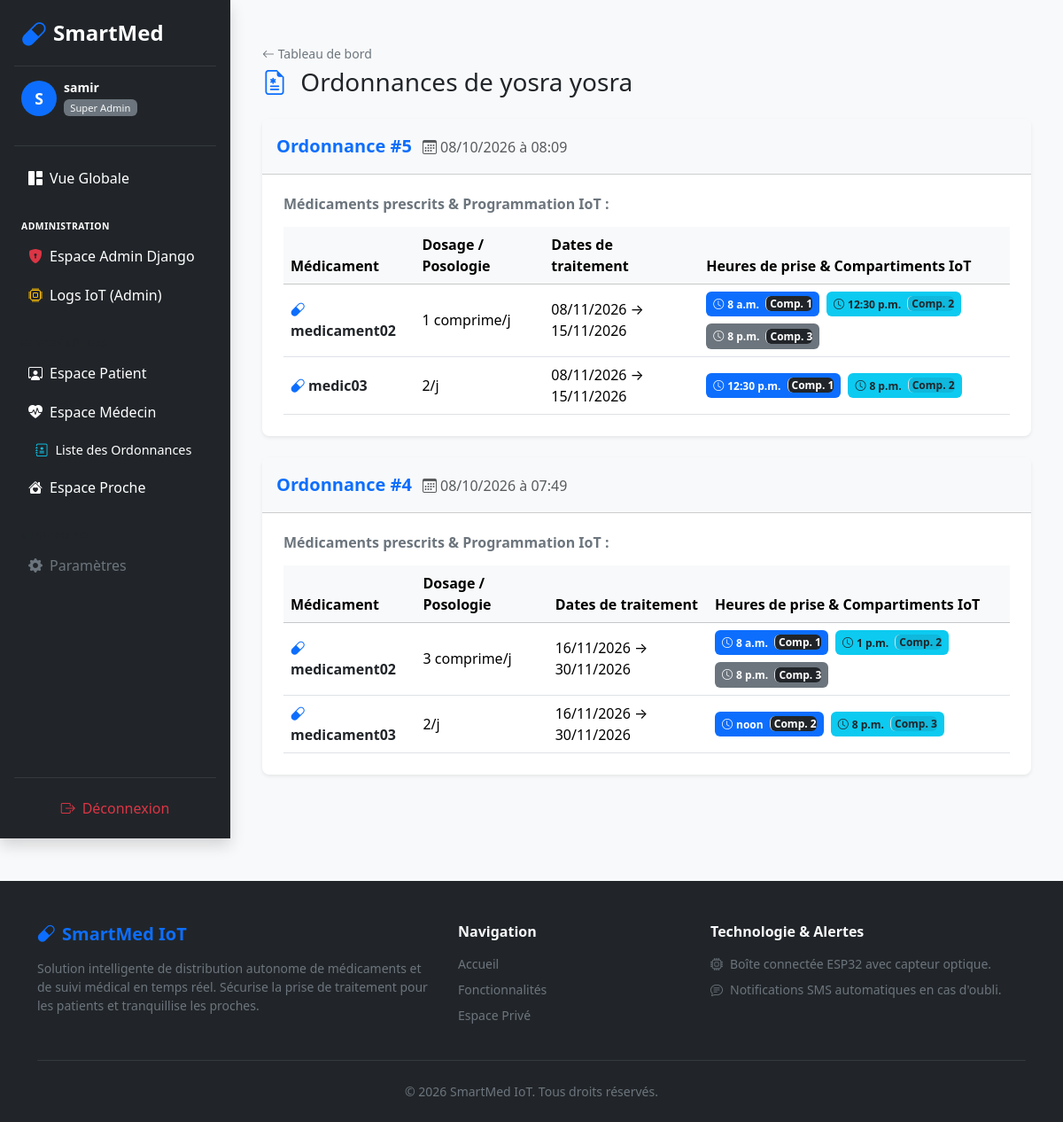
The page /prescriptions/patient/7/ (signed in) on the database as committed earlier.
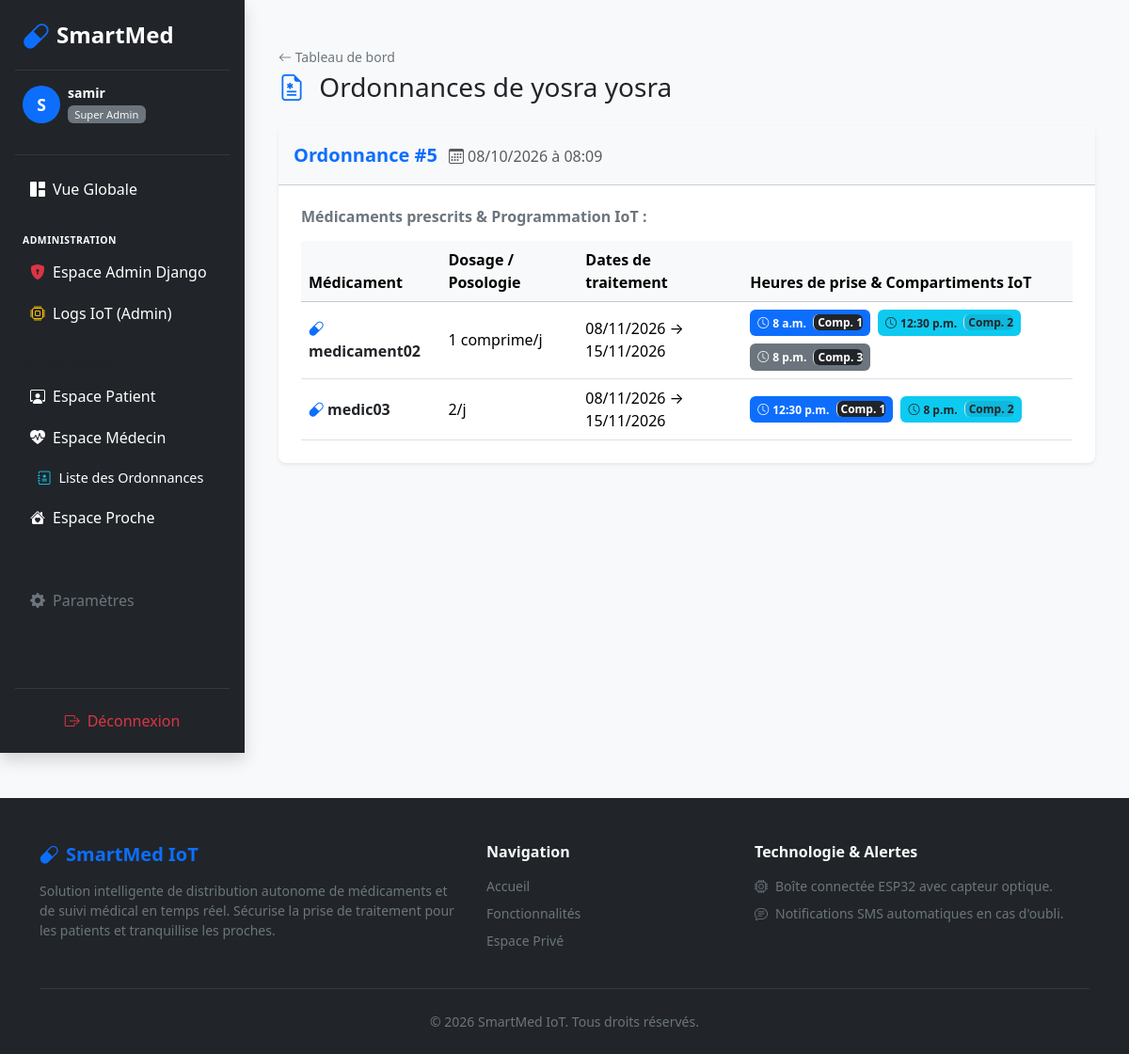
The same page on the database as committed later.
### accounts/models.py (models this page shows, shortened)
class User(AbstractUser):
    class Role(models.TextChoices):
        DOCTOR = 'DOCTOR', 'Médecin'
        RELATIVE = 'RELATIVE', 'Proche / Famille'
        PATIENT = 'PATIENT', 'Patient'
    role = models.CharField(
        max_length=20,
        choices=Role.choices,
        default=Role.PATIENT,
        verbose_name="Rôle Utilisateur"
    )
    phone_number = models.CharField(
        max_length=20,
        blank=True,
        null=True,
        verbose_name="Numéro de Téléphone"
    )
    class Meta:
        verbose_name = "Utilisateur"
        verbose_name_plural = "Utilisateurs"
    @property
    def is_doctor(self):
        return self.role == self.Role.DOCTOR

### prescriptions/models.py (models this page shows, shortened)
class Prescription(models.Model):
    doctor = models.ForeignKey(
        User,
        on_delete=models.CASCADE,
        related_name='prescriptions_given',
        limit_choices_to={'role': 'DOCTOR'},
        null=True,
        blank=True
    )
    patient = models.ForeignKey(
        User,
        on_delete=models.CASCADE,
        related_name='prescriptions_received',
        limit_choices_to={'role': 'PATIENT'}
    )
    notes = models.TextField(blank=True, null=True, verbose_name="Instructions / Remarques globales")
    created_at = models.DateTimeField(default=timezone.now)
    updated_at = models.DateTimeField(auto_now=True)
    class Meta:
        ordering = ['-created_at']
        verbose_name = "Prescription"
        verbose_name_plural = "Prescriptions"

class PrescriptionItem(models.Model):
    prescription = models.ForeignKey(
        Prescription,
        on_delete=models.CASCADE,
        related_name='items'
    )
    medication_name = models.CharField(max_length=150, verbose_name="Nom du médicament")
    dosage = models.CharField(max_length=100, null=True, blank=True, verbose_name="Dosage / Posologie")
    start_date = models.DateField(null=True, blank=True, verbose_name="Date de début")
    end_date = models.DateField(null=True, blank=True, verbose_name="Date de fin")
    intake_time_1 = models.TimeField(null=True, blank=True, verbose_name="Heure Prise 1")
    compartment_1 = models.PositiveIntegerField(default=1, null=True, blank=True, verbose_name="Compartiment Prise 1")
    intake_time_2 = models.TimeField(null=True, blank=True, verbose_name="Heure Prise 2")
    compartment_2 = models.PositiveIntegerField(default=2, null=True, blank=True, verbose_name="Compartiment Prise 2")
    intake_time_3 = models.TimeField(null=True, blank=True, verbose_name="Heure Prise 3")
    compartment_3 = models.PositiveIntegerField(default=3, null=True, blank=True, verbose_name="Compartiment Prise 3")
    item_notes = models.TextField(blank=True, null=True, verbose_name="Consignes spécifiques")

### prescriptions/views.py (the view, shortened to what this page needs)
# urls.py: path('patient/<int:patient_id>/', views.list_patient_prescriptions, name='patient-prescriptions'),
@login_required
def list_patient_prescriptions(request, patient_id):
    patient = get_object_or_404(User, id=patient_id)
    is_doctor = getattr(request.user, 'is_doctor', False)
    if callable(is_doctor):
        is_doctor = is_doctor()
    if not is_doctor and getattr(request.user, 'role', None) == User.Role.DOCTOR:
        is_doctor = True
    if request.user != patient and not is_doctor and not request.user.is_staff:
        raise PermissionDenied("Accès non autorisé.")
    prescriptions = Prescription.objects.filter(patient=patient).prefetch_related('items').order_by('-created_at')
    return render(request, 'prescriptions/prescription_list.html', {
        'patient': patient,
        'prescriptions': prescriptions
    })

### prescriptions/templates/prescriptions/prescription_list.html (shortened to what this page needs)
{% extends "base.html" %}
{% block content %}
<div class="container py-4">
    <div class="d-flex justify-content-between align-items-center mb-4">
        <div>
            <a href="{% url 'dashboards:doctor-dashboard' %}" class="text-decoration-none text-secondary small">
                <i class="bi bi-arrow-left"></i> Tableau de bord
            </a>
            <h3 class="mb-0 mt-1">
                <i class="bi bi-file-earmark-medical me-2 text-primary"></i>
                Ordonnances de {{ patient.get_full_name|default:patient.username }}
            </h3>
        </div>
    </div>
    {% if prescriptions %}
        <div class="row">
            {% for ordonnance in prescriptions %}
                <div class="col-12 mb-4">
                    <div class="card shadow-sm border-0 rounded-3">
                        <div class="card-header bg-light d-flex justify-content-between align-items-center py-3">
                            <div>
                                <strong class="text-primary fs-5">Ordonnance #{{ ordonnance.id }}</strong>
                                <span class="text-muted ms-2 fs-6">
                                    <i class="bi bi-calendar3 me-1"></i>{{ ordonnance.created_at|date:"d/m/Y à H:i" }}
                                </span>
                            </div>
                        </div>
                        <div class="card-body p-4">
                            <h6 class="fw-bold mb-3 text-secondary">Médicaments prescrits & Programmation IoT :</h6>
                            <div class="table-responsive">
                                <table class="table table-hover align-middle mb-0">
                                    <thead class="table-light">
                                        <tr>
                                            <th>Médicament</th>
                                            <th>Dosage / Posologie</th>
                                            <th>Dates de traitement</th>
                                            <th>Heures de prise & Compartiments IoT</th>
                                        </tr>
                                    </thead>
                                    <tbody>
                                        {% for item in ordonnance.items.all %}
                                            <tr>
                                                <td class="fw-bold text-dark">
                                                    <i class="bi bi-capsule me-1 text-primary"></i>{{ item.medication_name }}
                                                </td>
                                                <td>{{ item.dosage|default:"Non spécifié" }}</td>
                                                <td>
                                                    {% if item.start_date and item.end_date %}
                                                        {{ item.start_date|date:"d/m/Y" }} → {{ item.end_date|date:"d/m/Y" }}
                                                    {% else %}
                                                        <span class="text-muted">-</span>
                                                    {% endif %}
                                                </td>
                                                <td>
                                                    <div class="d-flex flex-wrap gap-2">
                                                        {% if item.intake_time_1 %}
                                                            <span class="badge bg-primary p-2">
                                                                <i class="bi bi-clock me-1"></i>{{ item.intake_time_1 }}
                                                                <span class="ms-1 border-start ps-1 bg-dark bg-opacity-20 rounded">
                                                                    Comp. {{ item.compartment_1|default:1 }}
                                                                </span>
                                                            </span>
                                                        {% endif %}
                                                        {% if item.intake_time_2 %}
                                                            <span class="badge bg-info text-dark p-2">
                                                                <i class="bi bi-clock me-1"></i>{{ item.intake_time_2 }}
                                                                <span class="ms-1 border-start ps-1 bg-dark bg-opacity-10 rounded">
                                                                    Comp. {{ item.compartment_2|default:2 }}
                                                                </span>
                                                            </span>
                                                        {% endif %}
                                                        {% if item.intake_time_3 %}
                                                            <span class="badge bg-secondary p-2">
                                                                <i class="bi bi-clock me-1"></i>{{ item.intake_time_3 }}
                                                                <span class="ms-1 border-start ps-1 bg-dark bg-opacity-20 rounded">
                                                                    Comp. {{ item.compartment_3|default:3 }}
                                                                </span>
                                                            </span>
                                                        {% endif %}
                                                    </div>
                                                </td>
                                            </tr>
                                        {% empty %}
                                            <tr>
                                                <td colspan="4" class="text-muted text-center py-3">
                                                    Aucun médicament associé à cette ordonnance.
                                                </td>
                                            </tr>
                                        {% endfor %}
                                    </tbody>
                                </table>
                            </div>
                        </div>
                    </div>
                </div>
            {% endfor %}
        </div>
    {% endif %}
</div>
{% endblock %}

### templates/includes/sidebar.html (shortened to what this page needs)
<aside class="d-flex flex-column flex-shrink-0 p-3 bg-dark text-white min-vh-100 shadow" style="width: 260px;">
    <a href="{% url 'dashboards:main-dashboard' %}" class="d-flex align-items-center mb-3 mb-md-0 me-md-auto text-white text-decoration-none px-2">
        <i class="bi bi-capsule text-primary fs-3 me-2"></i>
        <span class="fs-4 fw-bold tracking-tight">SmartMed</span>
    </a>
    <hr class="border-secondary my-3">
    <div class="d-flex align-items-center mb-3 px-2">
        <div class="rounded-circle bg-primary text-white d-flex align-items-center justify-content-center fw-bold me-2" style="width: 40px; height: 40px; font-size: 1.1rem;">
            {{ request.user.username|slice:":1"|upper }}
        </div>
        <div class="overflow-hidden">
            <h6 class="mb-0 text-truncate text-white small fw-semibold">{{ request.user.get_full_name|default:request.user.username }}</h6>
            <span class="badge bg-secondary bg-opacity-70 text-light fw-normal" style="font-size: 0.7rem;">
                {% if request.user.is_superuser %}
                    Super Admin
                {% elif request.user.is_staff %}
                    Administrateur
                {% else %}
                    {{ request.user.role|default:"Utilisateur" }}
                {% endif %}
            </span>
        </div>
    </div>
    <hr class="border-secondary mb-3">
    <ul class="nav nav-pills flex-column mb-auto gap-1">
        <li class="nav-item">
            <a href="{% url 'dashboards:main-dashboard' %}"
               class="nav-link text-white d-flex align-items-center gap-2 {% if request.resolver_match.url_name == 'main-dashboard' %}active bg-primary{% endif %}">
                <i class="bi bi-grid-1x2-fill"></i>
                <span>Vue Globale</span>
            </a>
        </li>
        {% if request.user.is_staff or request.user.is_superuser %}
        <li class="nav-item mt-3">
            <small class="text-uppercase text-white fw-bold px-2" style="font-size: 0.65rem; letter-spacing: 0.5px;">Administration</small>
        </li>
        <li>
            <a href="/admin/" target="_blank" class="nav-link text-white d-flex align-items-center gap-2">
                <i class="bi bi-shield-lock-fill text-danger"></i>
                <span>Espace Admin Django</span>
            </a>
        </li>
        <li>
            <a href="/admin/iot_api/doselog/" target="_blank" class="nav-link text-white d-flex align-items-center gap-2">
                <i class="bi bi-cpu text-warning"></i>
                <span>Logs IoT (Admin)</span>
            </a>
        </li>
        {% endif %}
        <li class="nav-item mt-3">
            <small class="text-uppercase text-muted fw-bold px-2" style="font-size: 0.65rem; letter-spacing: 0.5px;">Espaces Métiers</small>
        </li>
        {% if request.user.role == 'PATIENT' or request.user.is_staff or request.user.is_superuser %}
        <li class="nav-item">
            <a href="{% url 'dashboards:patient-dashboard' %}"
               class="nav-link text-white d-flex align-items-center gap-2 {% if request.resolver_match.url_name == 'patient-dashboard' %}active bg-primary{% endif %}">
                <i class="bi bi-person-workspace"></i>
                <span>Espace Patient</span>
            </a>
        </li>
        {% endif %}
        {% if request.user.role == 'DOCTOR' or request.user.is_staff or request.user.is_superuser %}
        <li class="nav-item">
            <a href="{% url 'dashboards:doctor-dashboard' %}"
               class="nav-link text-white d-flex align-items-center gap-2 {% if request.resolver_match.url_name == 'doctor-dashboard' %}active bg-primary{% endif %}">
                <i class="bi bi-heart-pulse-fill"></i>
                <span>Espace Médecin</span>
            </a>
        </li>
        <li class="nav-item">
            <a href="{% url 'prescriptions:prescription-list' %}"
               class="nav-link text-white d-flex align-items-center gap-2 ps-4 {% if request.resolver_match.url_name == 'prescription-list' %}active bg-primary{% endif %}" style="font-size: 0.9rem;">
                <i class="bi bi-journal-medical text-info"></i>
                <span>Liste des Ordonnances</span>
            </a>
        </li>
        {% endif %}
        {% if request.user.role == 'RELATIVE' or request.user.is_staff or request.user.is_superuser %}
        <li class="nav-item">
            <a href="{% url 'dashboards:relative-dashboard' %}"
               class="nav-link text-white d-flex align-items-center gap-2 {% if request.resolver_match.url_name == 'relative-dashboard' %}active bg-primary{% endif %}">
                <i class="bi bi-house-heart-fill"></i>
                <span>Espace Proche</span>
            </a>
        </li>
        {% endif %}
        <li class="nav-item mt-3">
            <small class="text-uppercase text-muted fw-bold px-2" style="font-size: 0.65rem; letter-spacing: 0.5px;">Mon Compte</small>
        </li>
        <li>
            <a href="#" class="nav-link text-secondary d-flex align-items-center gap-2">
                <i class="bi bi-gear-fill"></i>
                <span>Paramètres</span>
            </a>
        </li>
    </ul>
    <hr class="border-secondary my-3">
    <div>
        <form action="{% url 'accounts:logout' %}" method="post" class="w-100">
            <button type="submit" class="btn btn-outline-danger w-100 d-flex align-items-center justify-content-center gap-2 border-0">
                <i class="bi bi-box-arrow-right"></i>
                <span>Déconnexion</span>
            </button>
        </form>
    </div>
</aside>

Rows that differ between the two databases and show on the page:
removed Prescription: id "4", created_at "08/10/2026 à 07:49"
removed PrescriptionItem: medication_name "medicament02", dosage "3 comprime/j", start_date "16/11/2026", end_date "30/11/2026", intake_time_1 "8 a.m.", compartment_1 "1", intake_time_2 "1 p.m.", compartment_2 "2", intake_time_3 "8 p.m.", compartment_3 "3", shown under "4"
removed PrescriptionItem: medication_name "medicament03", dosage "2/j", start_date "16/11/2026", end_date "30/11/2026", intake_time_1 "noon", compartment_1 "2", intake_time_2 "8 p.m.", compartment_2 "3", shown under "4"
